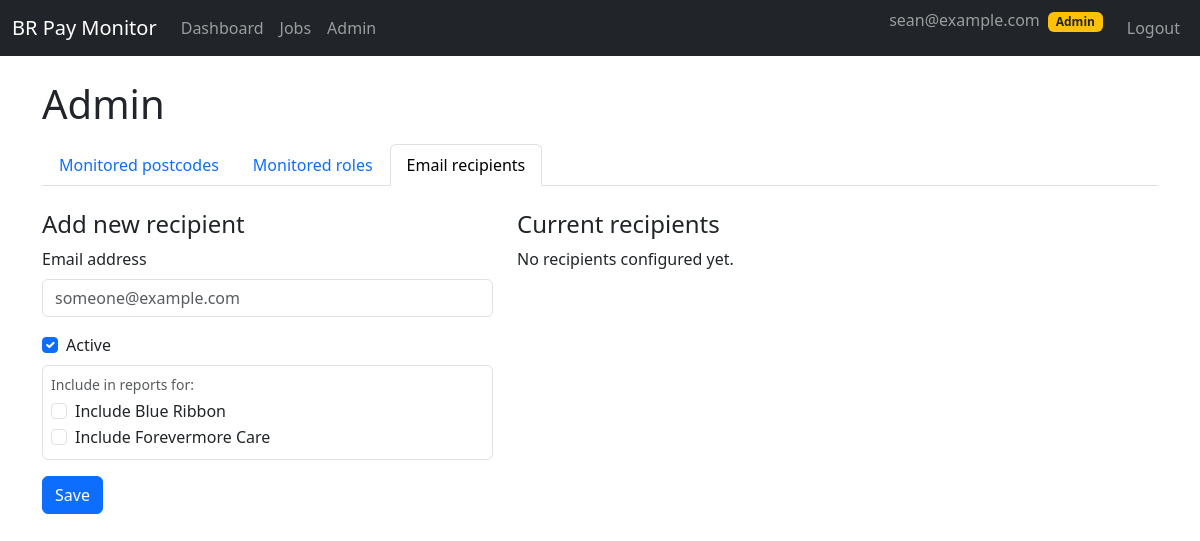
The page /admin/recipients (signed in) on the database as committed earlier.
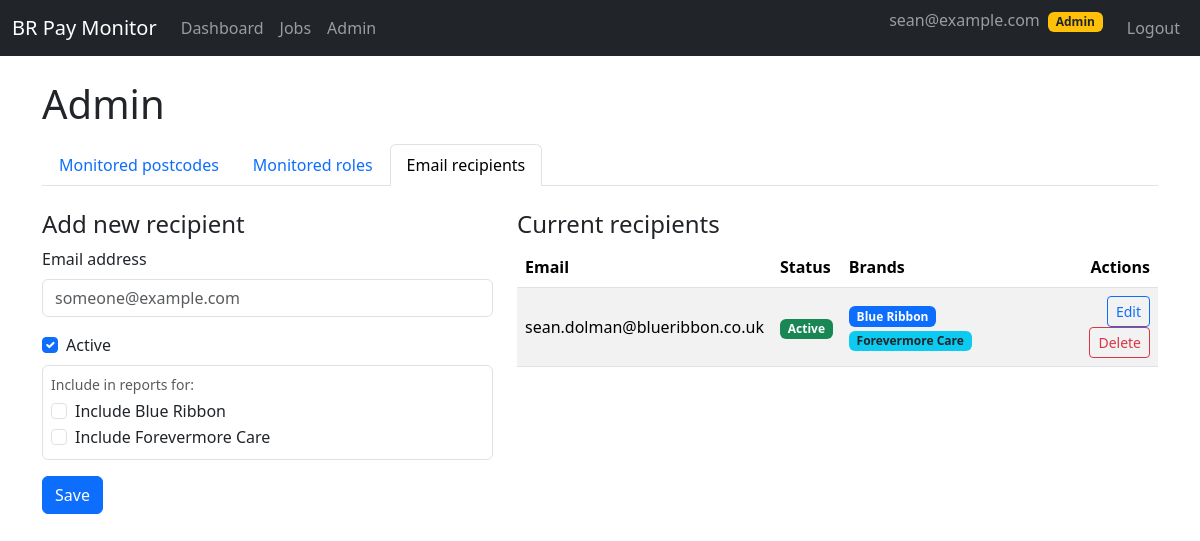
The same page on the database as committed later.
### br_pay_monitor/models.py (models this page shows, shortened)
class EmailRecipient(db.Model):
    __tablename__ = "email_recipients"
    id = db.Column(db.Integer, primary_key=True)
    email = db.Column(db.String(255), unique=True, index=True, nullable=False)
    is_active = db.Column(db.Boolean, default=True, nullable=False)
    include_blue_ribbon = db.Column(db.Boolean, default=True, nullable=False)
    include_forevermore = db.Column(db.Boolean, default=False, nullable=False)
    created_at = db.Column(db.DateTime, default=datetime.utcnow, nullable=False)

### br_pay_monitor/blueprints/admin/routes.py (the view, shortened to what this page needs)
@bp.route("/recipients", methods=["GET", "POST"])
@login_required
def recipients():
    _require_admin()
    brand = _current_brand()
    form = EmailRecipientForm()
    recipients = (
        EmailRecipient.query.order_by(EmailRecipient.email.asc()).all()
    )
    return render_template(
        "admin/recipients.html",
        form=form,
        recipients=recipients,
        brand=brand,
    )

### br_pay_monitor/blueprints/admin/forms.py
class EmailRecipientForm(FlaskForm):
    email = StringField("Email address", validators=[DataRequired(), Email()])
    is_active = BooleanField("Active", default=True)
    include_blue_ribbon = BooleanField("Include Blue Ribbon")
    include_forevermore = BooleanField("Include Forevermore Care")
    submit = SubmitField("Save")

### br_pay_monitor/blueprints/admin/routes.py (called while the page is built)
def _require_admin():
    if not current_user.is_authenticated:
        abort(401)
    if not current_user.is_admin:
        abort(403)

def _current_brand() -> Brand:
    return current_user.brand or Brand.get_default_brand()

### br_pay_monitor/templates/admin/recipients.html (shortened to what this page needs)
{% extends "base.html" %}
{% block content %}
<h1 class="mb-3">Admin</h1>
<ul class="nav nav-tabs mb-4">
  <li class="nav-item">
    <a class="nav-link" href="{{ url_for('admin.postcodes') }}">Monitored postcodes</a>
  </li>
  <li class="nav-item">
    <a class="nav-link" href="{{ url_for('admin.roles') }}">Monitored roles</a>
  </li>
  <li class="nav-item">
    <a class="nav-link active" href="{{ url_for('admin.recipients') }}">Email recipients</a>
  </li>
</ul>
<div class="row">
  <div class="col-md-5">
    <h4>Add new recipient</h4>
    <form method="post" class="mb-4">
      <div class="mb-3">
        {{ form.email.label(class="form-label") }}
        {{ form.email(class="form-control", placeholder="someone@example.com") }}
      </div>
      <div class="form-check mb-2">
        {{ form.is_active(class="form-check-input") }}
        {{ form.is_active.label(class="form-check-label") }}
      </div>
      <div class="border rounded p-2 mb-3">
        <div class="small mb-1 text-muted">Include in reports for:</div>
        <div class="form-check">
          {{ form.include_blue_ribbon(class="form-check-input") }}
          {{ form.include_blue_ribbon.label(class="form-check-label") }}
        </div>
        <div class="form-check">
          {{ form.include_forevermore(class="form-check-input") }}
          {{ form.include_forevermore.label(class="form-check-label") }}
        </div>
      </div>
      {{ form.submit(class="btn btn-primary") }}
    </form>
  </div>
  <div class="col-md-7">
    <h4>Current recipients</h4>
    {% if recipients %}
      <table class="table table-striped align-middle">
        <thead>
          <tr>
            <th>Email</th>
            <th>Status</th>
            <th>Brands</th>
            <th class="text-end">Actions</th>
          </tr>
        </thead>
        <tbody>
          {% for r in recipients %}
          <tr>
            <td>{{ r.email }}</td>
            <td>
              {% if r.is_active %}
                <span class="badge bg-success">Active</span>
              {% else %}
                <span class="badge bg-secondary">Inactive</span>
              {% endif %}
            </td>
            <td>
              {% if r.include_blue_ribbon %}
                <span class="badge bg-primary">Blue Ribbon</span>
              {% endif %}
              {% if r.include_forevermore %}
                <span class="badge bg-info text-dark">Forevermore Care</span>
              {% endif %}
            </td>
            <td class="text-end">
              <a href="{{ url_for('admin.edit_recipient', recipient_id=r.id) }}"
                 class="btn btn-sm btn-outline-primary">
                Edit
              </a>
              <form method="post"
                    action="{{ url_for('admin.delete_recipient', recipient_id=r.id) }}"
                    class="d-inline"
                    onsubmit="return confirm('Delete this recipient?');">
                <button type="submit" class="btn btn-sm btn-outline-danger">
                  Delete
                </button>
              </form>
            </td>
          </tr>
          {% endfor %}
        </tbody>
      </table>
    {% else %}
      <p>No recipients configured yet.</p>
    {% endif %}
  </div>
</div>
{% endblock %}

Rows that differ between the two databases and show on the page:
added EmailRecipient: email "sean.dolman@blueribbon.co.uk", is_active "Active", include_blue_ribbon "Blue Ribbon", include_forevermore "Forevermore Care"
Other text that changed with them:
text no longer shown: "No recipients configured yet."
text now shown: "Email Status Brands Actions"
